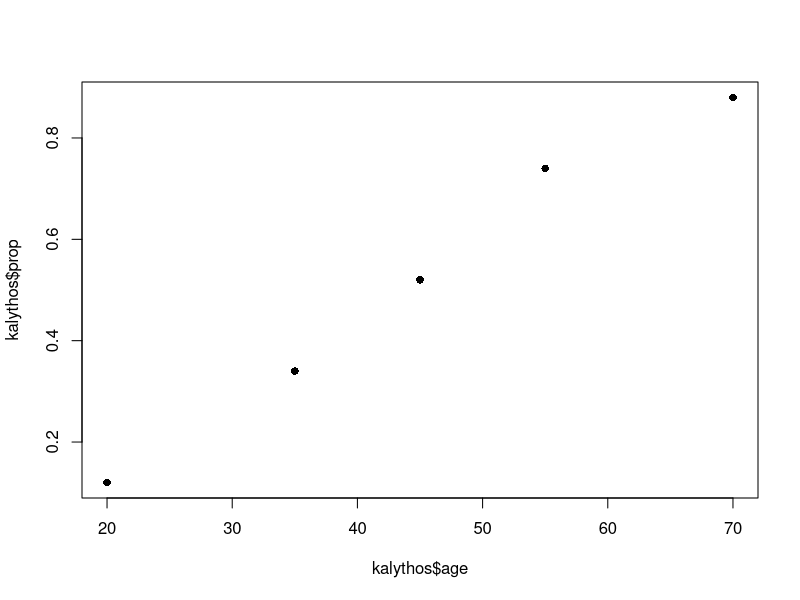
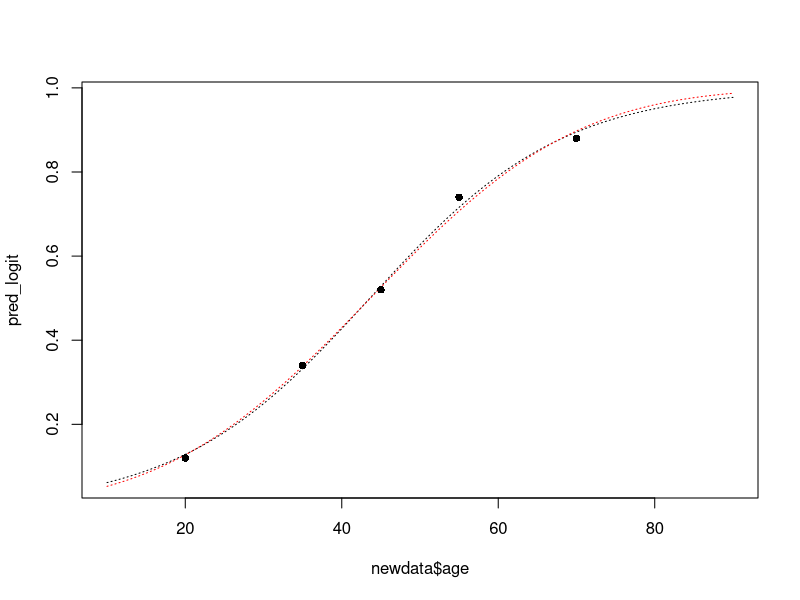

The R source for these figures, in order:
# ---------------------------------------------------------------------
# Kalythos dataset
# DISCLAIMER: This solution is provided in partial form. Certain steps, justifications, and details have been omitted for clarity and brevity.
# Author: Tommaso Rigon
# ---------------------------------------------------------------------

# Male inhabitants of the Greek island of Kalythos suffer from a congenital eye disease, whose effects become more pronounced at older ages.  A sample of male islanders of different ages was examined, and the number of blind individuals was recorded.

kalythos <- data.frame(
  age   = c(20, 35, 45, 55, 70),
  blind = c(6, 17, 26, 37, 44),
  total = c(50, 50, 50, 50, 50)
)
kalythos$prop <- kalythos$blind / kalythos$total
kalythos

plot(kalythos$age, kalythos$prop, pch = 16)

#  Using a logit or probit model:

# (a) ---------------------------------------------------------------------

fit_logit <- glm(cbind(blind, total - blind) ~ age, data = kalythos, family = binomial("logit"))
summary(fit_logit)
fit_probit <- glm(cbind(blind, total - blind) ~ age, data = kalythos, family = binomial("probit"))
summary(fit_probit)

# The age at which the probability of blindness is p corresponds to the case when the linear predictor is equal to logit(p). When p = 0.5, we get eta = 0, where eta = \beta_1 + \beta_2 x. Solving it over x, we get x = (eta - beta1) / beta2

p <- 0.5
eta <- qlogis(p)

LD_logit <- (eta - coef(fit_logit)[1]) / coef(fit_logit)[2]
LD_logit

LD_probit <- (eta - coef(fit_probit)[1]) / coef(fit_probit)[2]
LD_probit

# (b) ---------------------------------------------------------------------

deviance(fit_logit)
deviance(fit_probit)

newdata <- data.frame(age = seq(from = 10, to = 90))
pred_logit <- predict(fit_logit, type = "response", newdata = newdata)
pred_probit <- predict(fit_probit, type = "response", newdata = newdata)

plot(newdata$age, pred_logit, type = "l", lty = "dotted")
lines(newdata$age, pred_probit, type = "l", lty = "dotted", col = "red")
points(kalythos$age, kalythos$prop, pch = 16)

# The deviance of the logit model is slightly lower, but in practice the two models are virtually indistinguishable.

# (c) OPTIONAL ---------------------------------------------------------------------

beta_logit <- coef(fit_logit)
vars_logit <- vcov(fit_logit)
psi <- (eta - coef(fit_logit)[1]) / coef(fit_logit)[2]

# Using the multivariate delta method (details here: https://www.stat.cmu.edu/~hseltman/files/ratio.pdf) we can compute the variance of a ratio, which is equal to

varLD <- (eta - beta_logit[1])^2 / beta_logit[2]^2 * (vars_logit[1, 1] / (eta - beta_logit[1])^2 + vars_logit[2, 2] / beta_logit[2]^2 + 2 * vars_logit[1, 2] / ((eta - beta_logit[1]) * beta_logit[2]))

c(psi, sqrt(varLD), varLD)
psi + c(-1, 1) * qnorm(0.975) * sqrt(varLD)

# VERY ADVANCED AND EVEN MORE OPTIONAL ----------------------------------------------------

# This is a bootstrap approach, which you will encounter, for example, at CLAMSES. It provides an alternative and often more reliable estimator for the variance and confidence intervals, based on simulation.

boot.fn <- function(data, index = 1:nrow(data), p = 0.5) {
  fit <- glm(cbind(blind, total - blind) ~ age, data = data, subset = index, family = "binomial")
  eta <- qlogis(p)
  psi <- (eta - coef(fit)[1]) / coef(fit)[2]
  psi
}

ran.gen <- function(data, mle) {
  out <- data
  out$blind <- rbinom(nrow(out), size = out$total, prob = mle)
  out
}

set.seed(123)

library(boot)
# This may take a few seconds to execute
boot_est <- boot(data = kalythos, statistic = boot.fn, 
                 R = 10000, sim = "parametric", ran.gen = ran.gen, mle = fitted(fit_logit))

boot_est
boot.ci(boot_est,type = c("norm", "basic", "perc"))

# COMMENT: The bootstrap approach produced the same confidence intervals and standard errors as those based on asymptotic considerations. However, it did not require any additional "manual" calculus.